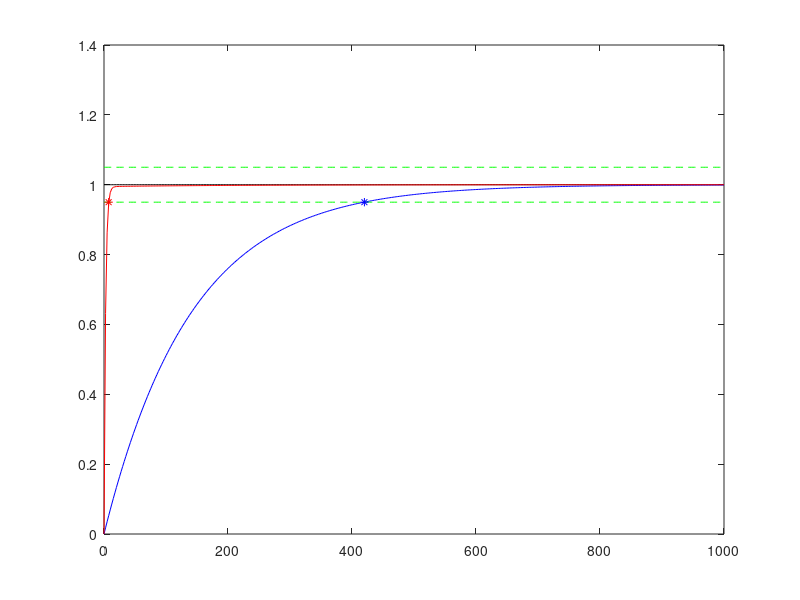

This figure's MATLAB source:
clc
pkg load control

% Kp = 1/8,1/2,1
% Ti = 140;
%
% Kp = 7
% Ti = 50, 100, 200;
Ti = 200; % mudando essa variável eu mudo a frewuencia da funcao com o controlador
Kp = 7;

t = linspace(0,1000,400);
Gp = tf(8,[140 1]);
Gc = tf(Kp*[Ti,1],[Ti,0]);
GMA = minreal(Gp*Gc);
GMF = GMA/(1+GMA);
[yp,t]= step(Gp/8,t);
[y,t] = step(GMF,t);
sp = ones(size(t));
plot(t,sp,'k');
hold on;
plot(t,yp,'b');
plot(t,y,'r');

plot(t,0.95*sp,'g--');
plot(t,1.05*sp,'g--');

p = eig(GMF);%calcula os polos complexos do G de argumento

dt = -real(p(1));
TaMF = 3/dt; %Ta tempo de amortecimento
plot(TaMF,0.95,'r*');
pp = eig(Gp);
Tau = 1/abs(pp);
tap = 3*Tau;
plot(tap,0.95,'b*');

%vermelho planta + o controlador



